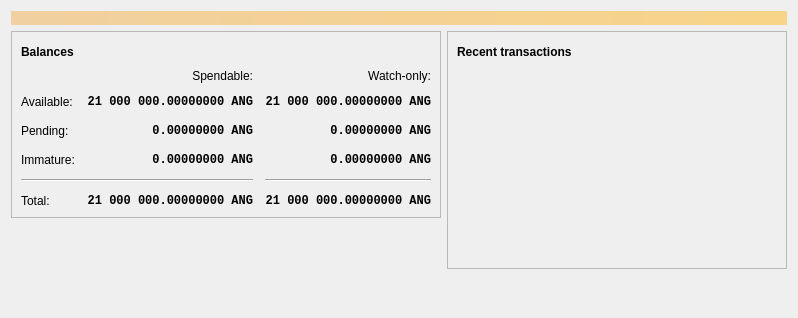
<?xml version="1.0" encoding="UTF-8"?>
<ui version="4.0">
 <class>OverviewPage</class>
 <widget class="QWidget" name="OverviewPage">
  <property name="geometry">
   <rect>
    <x>0</x>
    <y>0</y>
    <width>798</width>
    <height>318</height>
   </rect>
  </property>
  <property name="windowTitle">
   <string>Form</string>
  </property>
  <layout class="QVBoxLayout" name="topLayout">
   <item>
    <widget class="QLabel" name="labelAlerts">
     <property name="visible">
      <bool>false</bool>
     </property>
     <property name="styleSheet">
      <string notr="true">QLabel { background-color: qlineargradient(x1: 0, y1: 0, x2: 1, y2: 0, stop:0 #F0D0A0, stop:1 #F8D488); color:#000000; }</string>
     </property>
     <property name="wordWrap">
      <bool>true</bool>
     </property>
     <property name="margin">
      <number>3</number>
     </property>
     <property name="textInteractionFlags">
      <set>Qt::TextSelectableByMouse</set>
     </property>
    </widget>
   </item>
   <item>
    <layout class="QHBoxLayout" name="horizontalLayout" stretch="1,1">
     <item>
      <layout class="QVBoxLayout" name="verticalLayout_2">
       <item>
        <widget class="QFrame" name="frame">
         <property name="frameShape">
          <enum>QFrame::StyledPanel</enum>
         </property>
         <property name="frameShadow">
          <enum>QFrame::Raised</enum>
         </property>
         <layout class="QVBoxLayout" name="verticalLayout_4">
          <item>
           <layout class="QHBoxLayout" name="horizontalLayout_4">
            <item>
             <widget class="QLabel" name="label_5">
              <property name="font">
               <font>
                <weight>75</weight>
                <bold>true</bold>
               </font>
              </property>
              <property name="text">
               <string>Balances</string>
              </property>
             </widget>
            </item>
            <item>
             <widget class="QPushButton" name="labelWalletStatus">
              <property name="enabled">
               <bool>true</bool>
              </property>
              <property name="maximumSize">
               <size>
                <width>30</width>
                <height>16777215</height>
               </size>
              </property>
              <property name="toolTip">
               <string>The displayed information may be out of date. Your wallet automatically synchronizes with the ANGCOIN network after a connection is established, but this process has not completed yet.</string>
              </property>
              <property name="text">
               <string/>
              </property>
              <property name="icon">
               <iconset resource="../angcoin.qrc">
                <normaloff>:/icons/warning</normaloff>
                <disabledoff>:/icons/warning</disabledoff>:/icons/warning</iconset>
              </property>
              <property name="iconSize">
               <size>
                <width>24</width>
                <height>24</height>
               </size>
              </property>
              <property name="flat">
               <bool>true</bool>
              </property>
             </widget>
            </item>
            <item>
             <spacer name="horizontalSpacer_3">
              <property name="orientation">
               <enum>Qt::Horizontal</enum>
              </property>
              <property name="sizeHint" stdset="0">
               <size>
                <width>40</width>
                <height>20</height>
               </size>
              </property>
             </spacer>
            </item>
           </layout>
          </item>
          <item>
           <layout class="QGridLayout" name="gridLayout">
            <property name="spacing">
             <number>12</number>
            </property>
            <item row="2" column="2">
             <widget class="QLabel" name="labelWatchPending">
              <property name="font">
               <font>
                <family>Monospace</family>
                <weight>75</weight>
                <bold>true</bold>
               </font>
              </property>
              <property name="cursor">
               <cursorShape>IBeamCursor</cursorShape>
              </property>
              <property name="toolTip">
               <string>Unconfirmed transactions to watch-only addresses</string>
              </property>
              <property name="text">
               <string notr="true">0.00000000 ANG</string>
              </property>
              <property name="alignment">
               <set>Qt::AlignRight|Qt::AlignTrailing|Qt::AlignVCenter</set>
              </property>
              <property name="textInteractionFlags">
               <set>Qt::LinksAccessibleByMouse|Qt::TextSelectableByKeyboard|Qt::TextSelectableByMouse</set>
              </property>
             </widget>
            </item>
            <item row="2" column="1">
             <widget class="QLabel" name="labelUnconfirmed">
              <property name="font">
               <font>
                <family>Monospace</family>
                <weight>75</weight>
                <bold>true</bold>
               </font>
              </property>
              <property name="cursor">
               <cursorShape>IBeamCursor</cursorShape>
              </property>
              <property name="toolTip">
               <string>Total of transactions that have yet to be confirmed, and do not yet count toward the spendable balance</string>
              </property>
              <property name="text">
               <string notr="true">0.00000000 ANG</string>
              </property>
              <property name="alignment">
               <set>Qt::AlignRight|Qt::AlignTrailing|Qt::AlignVCenter</set>
              </property>
              <property name="textInteractionFlags">
               <set>Qt::LinksAccessibleByMouse|Qt::TextSelectableByKeyboard|Qt::TextSelectableByMouse</set>
              </property>
             </widget>
            </item>
            <item row="3" column="2">
             <widget class="QLabel" name="labelWatchImmature">
              <property name="font">
               <font>
                <family>Monospace</family>
                <weight>75</weight>
                <bold>true</bold>
               </font>
              </property>
              <property name="cursor">
               <cursorShape>IBeamCursor</cursorShape>
              </property>
              <property name="toolTip">
               <string>Mined balance in watch-only addresses that has not yet matured</string>
              </property>
              <property name="text">
               <string notr="true">0.00000000 ANG</string>
              </property>
              <property name="alignment">
               <set>Qt::AlignRight|Qt::AlignTrailing|Qt::AlignVCenter</set>
              </property>
              <property name="textInteractionFlags">
               <set>Qt::LinksAccessibleByMouse|Qt::TextSelectableByKeyboard|Qt::TextSelectableByMouse</set>
              </property>
             </widget>
            </item>
            <item row="4" column="0" colspan="2">
             <widget class="Line" name="line">
              <property name="orientation">
               <enum>Qt::Horizontal</enum>
              </property>
             </widget>
            </item>
            <item row="4" column="2">
             <widget class="Line" name="lineWatchBalance">
              <property name="sizePolicy">
               <sizepolicy hsizetype="Preferred" vsizetype="Fixed">
                <horstretch>0</horstretch>
                <verstretch>0</verstretch>
               </sizepolicy>
              </property>
              <property name="minimumSize">
               <size>
                <width>140</width>
                <height>0</height>
               </size>
              </property>
              <property name="orientation">
               <enum>Qt::Horizontal</enum>
              </property>
             </widget>
            </item>
            <item row="5" column="0">
             <widget class="QLabel" name="labelTotalText">
              <property name="text">
               <string>Total:</string>
              </property>
             </widget>
            </item>
            <item row="3" column="1">
             <widget class="QLabel" name="labelImmature">
              <property name="font">
               <font>
                <family>Monospace</family>
                <weight>75</weight>
                <bold>true</bold>
               </font>
              </property>
              <property name="cursor">
               <cursorShape>IBeamCursor</cursorShape>
              </property>
              <property name="toolTip">
               <string>Mined balance that has not yet matured</string>
              </property>
              <property name="text">
               <string notr="true">0.00000000 ANG</string>
              </property>
              <property name="alignment">
               <set>Qt::AlignRight|Qt::AlignTrailing|Qt::AlignVCenter</set>
              </property>
              <property name="textInteractionFlags">
               <set>Qt::LinksAccessibleByMouse|Qt::TextSelectableByKeyboard|Qt::TextSelectableByMouse</set>
              </property>
             </widget>
            </item>
            <item row="2" column="3">
             <spacer name="horizontalSpacer_2">
              <property name="orientation">
               <enum>Qt::Horizontal</enum>
              </property>
              <property name="sizeHint" stdset="0">
               <size>
                <width>40</width>
                <height>20</height>
               </size>
              </property>
             </spacer>
            </item>
            <item row="3" column="0">
             <widget class="QLabel" name="labelImmatureText">
              <property name="text">
               <string>Immature:</string>
              </property>
             </widget>
            </item>
            <item row="5" column="1">
             <widget class="QLabel" name="labelTotal">
              <property name="font">
               <font>
                <family>Monospace</family>
                <weight>75</weight>
                <bold>true</bold>
               </font>
              </property>
              <property name="cursor">
               <cursorShape>IBeamCursor</cursorShape>
              </property>
              <property name="toolTip">
               <string>Your current total balance</string>
              </property>
              <property name="text">
               <string notr="true">21 000 000.00000000 ANG</string>
              </property>
              <property name="alignment">
               <set>Qt::AlignRight|Qt::AlignTrailing|Qt::AlignVCenter</set>
              </property>
              <property name="textInteractionFlags">
               <set>Qt::LinksAccessibleByMouse|Qt::TextSelectableByKeyboard|Qt::TextSelectableByMouse</set>
              </property>
             </widget>
            </item>
            <item row="5" column="2">
             <widget class="QLabel" name="labelWatchTotal">
              <property name="font">
               <font>
                <family>Monospace</family>
                <weight>75</weight>
                <bold>true</bold>
               </font>
              </property>
              <property name="cursor">
               <cursorShape>IBeamCursor</cursorShape>
              </property>
              <property name="toolTip">
               <string>Current total balance in watch-only addresses</string>
              </property>
              <property name="text">
               <string notr="true">21 000 000.00000000 ANG</string>
              </property>
              <property name="alignment">
               <set>Qt::AlignRight|Qt::AlignTrailing|Qt::AlignVCenter</set>
              </property>
              <property name="textInteractionFlags">
               <set>Qt::LinksAccessibleByMouse|Qt::TextSelectableByKeyboard|Qt::TextSelectableByMouse</set>
              </property>
             </widget>
            </item>
            <item row="0" column="2">
             <widget class="QLabel" name="labelWatchonly">
              <property name="text">
               <string>Watch-only:</string>
              </property>
              <property name="alignment">
               <set>Qt::AlignRight|Qt::AlignTrailing|Qt::AlignVCenter</set>
              </property>
             </widget>
            </item>
            <item row="1" column="0">
             <widget class="QLabel" name="labelBalanceText">
              <property name="text">
               <string>Available:</string>
              </property>
             </widget>
            </item>
            <item row="1" column="1">
             <widget class="QLabel" name="labelBalance">
              <property name="font">
               <font>
                <family>Monospace</family>
                <weight>75</weight>
                <bold>true</bold>
               </font>
              </property>
              <property name="cursor">
               <cursorShape>IBeamCursor</cursorShape>
              </property>
              <property name="toolTip">
               <string>Your current spendable balance</string>
              </property>
              <property name="text">
               <string notr="true">21 000 000.00000000 ANG</string>
              </property>
              <property name="alignment">
               <set>Qt::AlignRight|Qt::AlignTrailing|Qt::AlignVCenter</set>
              </property>
              <property name="textInteractionFlags">
               <set>Qt::LinksAccessibleByMouse|Qt::TextSelectableByKeyboard|Qt::TextSelectableByMouse</set>
              </property>
             </widget>
            </item>
            <item row="1" column="2">
             <widget class="QLabel" name="labelWatchAvailable">
              <property name="font">
               <font>
                <family>Monospace</family>
                <weight>75</weight>
                <bold>true</bold>
               </font>
              </property>
              <property name="cursor">
               <cursorShape>IBeamCursor</cursorShape>
              </property>
              <property name="toolTip">
               <string>Your current balance in watch-only addresses</string>
              </property>
              <property name="text">
               <string notr="true">21 000 000.00000000 ANG</string>
              </property>
              <property name="alignment">
               <set>Qt::AlignRight|Qt::AlignTrailing|Qt::AlignVCenter</set>
              </property>
              <property name="textInteractionFlags">
               <set>Qt::LinksAccessibleByMouse|Qt::TextSelectableByKeyboard|Qt::TextSelectableByMouse</set>
              </property>
             </widget>
            </item>
            <item row="2" column="0">
             <widget class="QLabel" name="labelPendingText">
              <property name="text">
               <string>Pending:</string>
              </property>
             </widget>
            </item>
            <item row="0" column="1">
             <widget class="QLabel" name="labelSpendable">
              <property name="text">
               <string>Spendable:</string>
              </property>
              <property name="alignment">
               <set>Qt::AlignRight|Qt::AlignTrailing|Qt::AlignVCenter</set>
              </property>
             </widget>
            </item>
           </layout>
          </item>
         </layout>
        </widget>
       </item>
       <item>
        <spacer name="verticalSpacer">
         <property name="orientation">
          <enum>Qt::Vertical</enum>
         </property>
         <property name="sizeHint" stdset="0">
          <size>
           <width>20</width>
           <height>40</height>
          </size>
         </property>
        </spacer>
       </item>
      </layout>
     </item>
     <item>
      <layout class="QVBoxLayout" name="verticalLayout_3">
       <item>
        <widget class="QFrame" name="frame_2">
         <property name="frameShape">
          <enum>QFrame::StyledPanel</enum>
         </property>
         <property name="frameShadow">
          <enum>QFrame::Raised</enum>
         </property>
         <layout class="QVBoxLayout" name="verticalLayout">
          <item>
           <layout class="QHBoxLayout" name="horizontalLayout_2">
            <item>
             <widget class="QLabel" name="label_4">
              <property name="font">
               <font>
                <weight>75</weight>
                <bold>true</bold>
               </font>
              </property>
              <property name="text">
               <string>Recent transactions</string>
              </property>
             </widget>
            </item>
            <item>
             <widget class="QPushButton" name="labelTransactionsStatus">
              <property name="enabled">
               <bool>true</bool>
              </property>
              <property name="maximumSize">
               <size>
                <width>30</width>
                <height>16777215</height>
               </size>
              </property>
              <property name="toolTip">
               <string>The displayed information may be out of date. Your wallet automatically synchronizes with the ANGCOIN network after a connection is established, but this process has not completed yet.</string>
              </property>
              <property name="text">
               <string/>
              </property>
              <property name="icon">
               <iconset resource="../angcoin.qrc">
                <normaloff>:/icons/warning</normaloff>
                <disabledoff>:/icons/warning</disabledoff>:/icons/warning</iconset>
              </property>
              <property name="iconSize">
               <size>
                <width>24</width>
                <height>24</height>
               </size>
              </property>
              <property name="flat">
               <bool>true</bool>
              </property>
             </widget>
            </item>
            <item>
             <spacer name="horizontalSpacer">
              <property name="orientation">
               <enum>Qt::Horizontal</enum>
              </property>
              <property name="sizeHint" stdset="0">
               <size>
                <width>40</width>
                <height>20</height>
               </size>
              </property>
             </spacer>
            </item>
           </layout>
          </item>
          <item>
           <widget class="QListView" name="listTransactions">
            <property name="styleSheet">
             <string notr="true">QListView { background: transparent; }</string>
            </property>
            <property name="frameShape">
             <enum>QFrame::NoFrame</enum>
            </property>
            <property name="verticalScrollBarPolicy">
             <enum>Qt::ScrollBarAlwaysOff</enum>
            </property>
            <property name="horizontalScrollBarPolicy">
             <enum>Qt::ScrollBarAlwaysOff</enum>
            </property>
            <property name="selectionMode">
             <enum>QAbstractItemView::NoSelection</enum>
            </property>
           </widget>
          </item>
         </layout>
        </widget>
       </item>
       <item>
        <spacer name="verticalSpacer_2">
         <property name="orientation">
          <enum>Qt::Vertical</enum>
         </property>
         <property name="sizeHint" stdset="0">
          <size>
           <width>20</width>
           <height>40</height>
          </size>
         </property>
        </spacer>
       </item>
      </layout>
     </item>
    </layout>
   </item>
  </layout>
 </widget>
 <resources/>
 <connections/>
</ui>
